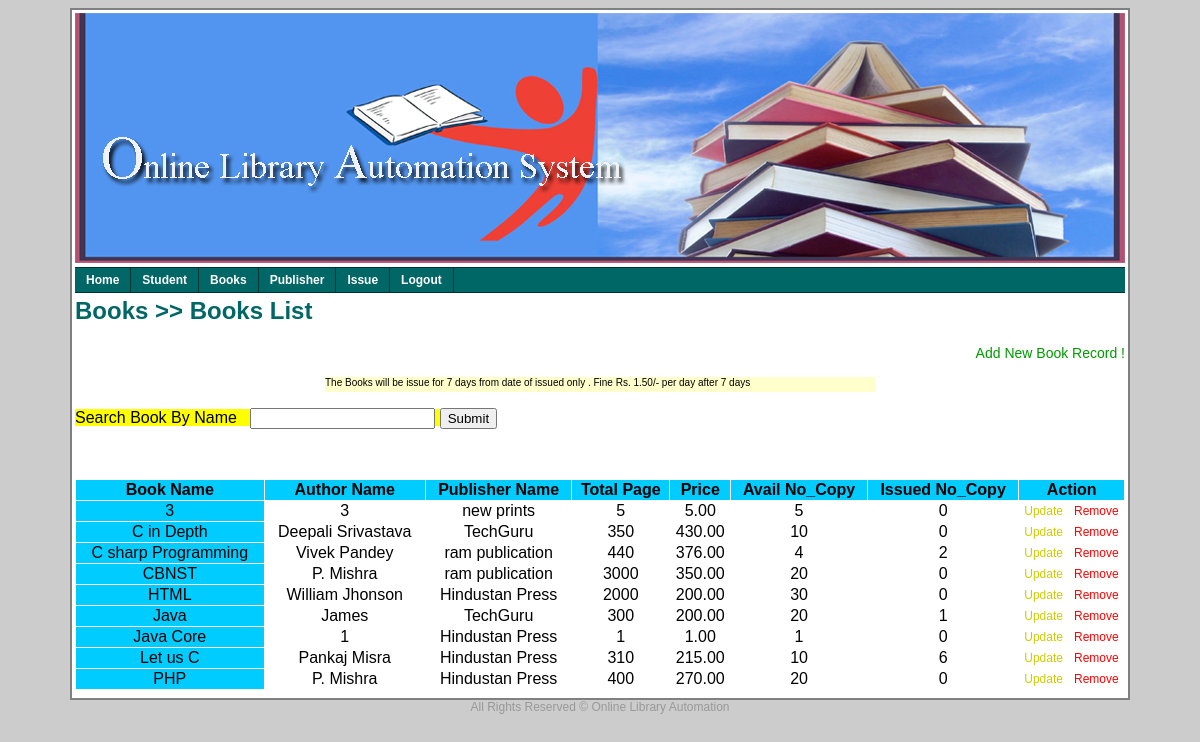
The page /books.php (signed in) on the database its author committed.
### tables this page shows
CREATE TABLE IF NOT EXISTS `book_mstr` (
  `bname` varchar(200) NOT NULL,
  `author_name` varchar(200) DEFAULT NULL,
  `pname` varchar(200) DEFAULT NULL,
  `page_no` int(4) DEFAULT NULL,
  `price` decimal(6,2) DEFAULT NULL,
  `no_copy` int(2) DEFAULT NULL,
  `issue_copy` int(2) DEFAULT '0',
  PRIMARY KEY (`bname`),
  KEY `FK_book_mstr` (`pname`)
);

### Books.php (the view, shortened to what this page needs)
<html>
    <head>
        <link href="style/mycss.css" rel="stylesheet" type="text/css" />
    </head>
    <body>
    <center>
        <table class="table">
            <tr>
                <td width="100%" height="250px" valign="top">
                </td>
            </tr>
            <tr>
                <td width="100%" valign="top">
                </td>
            </tr>
            <tr>
                <td width="100%" height="400px" valign="top">
                    <h2>Books >> Books List
                    </h2>
                    <p align="right">
                        <a href="AddNewBookRecord.php" class="newadd">Add New Book Record !</a>
                    </p>
            <center>
                <div style="width: 550px;height: 15px;text-align: justify;background-color:#ffffcc;font-size: 10px;">
                    The  Books will be issue for 7 days from date of issued only . Fine Rs. 1.50/- per day after 7 days
                </div>
            </center>
            <p align="left">
            <form action="" method="get">
                <span style="background-color: #ffff00;">
                    Search Book By Name &nbsp;&nbsp;<input type="search" name="bname" />
                </span>
			<input type="submit" name="search">
            </form>
            </p>
            <p>&nbsp;</p>
            <table cellspacing="1" cellpadding="1" border="0" width="100%">
                <tr style="background-color: #00ccff;">
                    <th>
                        Book Name
                    </th>
                    <th>
                        Author Name
                    </th>
                    <th>
                        Publisher Name
                    </th>
                    <th>
                        Total Page
                    </th>
                    <th>
                        Price
                    </th>
                    <th>
                        Avail No_Copy
                    </th>
                    <th>
                        Issued No_Copy
                    </th>
                    <th colspan="2">
                        Action
                    </th>
                </tr>
                <?php
                            $q="select * from book_mstr";
	                    $r = mysql_query($q);
                             while($row = mysql_fetch_array($r))
                             {
                        echo "<tr>";
                    echo "<td align='center' style='background-color: #00ccff;'>".$row['bname'];
                    echo "</td>";
                    echo "<td align='center'>".$row['author_name'];
                    echo "</td>";
                    echo "<td align='center'>".$row['pname'];
                    echo "</td>";
                    echo "<td align='center'>".$row['page_no'];
                    echo "</td>";
                    echo "<td align='center'>".$row['price'];
                    echo "</td>";
                    echo "<td align='center'>".$row['no_copy'];
                    echo "</td>";
                    echo "<td align='center'>".$row['issue_copy'];
                    echo "</td>";
                    echo "<td align='center'>";
                    $r1=$row['bname'];
                        echo "<a href=UpdateBookRecord.php?bname=$r1 class='updt'>Update</a>";
                    echo "</td>";
                    echo "<td align='center'>";
                     echo "<a href=RemoveBook.php?bname='$r1' class='delt'>Remove</a>";
                    echo "</td>";
                echo "</tr>";
                             } ?>
            </table>
            </td>
            </tr>
        </table>
    </center>
</body>
</html>

### style/mycss.css (style rules this page uses)
body { background-color: #cccccc; font-family: Verdana,Arial,Helvetica,sans-serif; font-size: 12px; }
h2 { color: #006666; }
.newadd { text-decoration: none; font-size: 14px; color: #009900; }
.updt { text-decoration: none; font-size: 12px; color: #cccc00; }
.delt { text-decoration: none; font-size: 12px; color: #ff0000; }
.table { width: 1050px; border-right-style: solid; border-left-style: solid; border-bottom-style: solid; border-top-style: solid; border-right-width: 2px; border-left-width: 2px; border-bottom-width: 2px; border-top-width: 2px; background-color: #ffffff; }
.footer { font-size: 12px; color: #999999; }
.h_mnu_01 { width: 100%; font-family: Verdana, Arial, Helvetica, sans-serif; font-size: 12px; font-weight: bold; font-style: normal; text-decoration: none; }
.h_mnu_01 ul { margin: 0; padding: 0; float: left; width: 100%; background: #006666; border-top-width: 1px; border-right-width: 0; border-bottom-width: 1px; border-left-width: 0; border-top-style: solid; border-right-style: solid; border-bottom-style: solid; border-left-style: solid; border-top-color: #003333; border-right-color: #003333; border-bottom-color: #003333; border-left-color: #003333 }
.h_mnu_01 ul li { display: inline; }
.h_mnu_01 ul li a { float: left; color: #FFFFFF; padding: 5px 11px; text-decoration: none; border-right-width: 1px; border-right-style: solid; border-right-color: #003333; }

### rows shown on the page
book_mstr: bname "3", author_name "3", pname "new prints", page_no "5", price "5.00", no_copy "5", issue_copy "0"
book_mstr: bname "C in Depth", author_name "Deepali Srivastava", pname "TechGuru", page_no "350", price "430.00", no_copy "10", issue_copy "0"
book_mstr: bname "C sharp Programming", author_name "Vivek Pandey", pname "ram publication", page_no "440", price "376.00", no_copy "4", issue_copy "2"
book_mstr: bname "CBNST", author_name "P. Mishra", pname "ram publication", page_no "3000", price "350.00", no_copy "20", issue_copy "0"
book_mstr: bname "HTML", author_name "William Jhonson", pname "Hindustan Press", page_no "2000", price "200.00", no_copy "30", issue_copy "0"
book_mstr: bname "Java", author_name "James", pname "TechGuru", page_no "300", price "200.00", no_copy "20", issue_copy "1"
book_mstr: bname "Java Core", author_name "1", pname "Hindustan Press", page_no "1", price "1.00", no_copy "1", issue_copy "0"
book_mstr: bname "Let us C", author_name "Pankaj Misra", pname "Hindustan Press", page_no "310", price "215.00", no_copy "10", issue_copy "6"
book_mstr: bname "PHP", author_name "P. Mishra", pname "Hindustan Press", page_no "400", price "270.00", no_copy "20", issue_copy "0"
